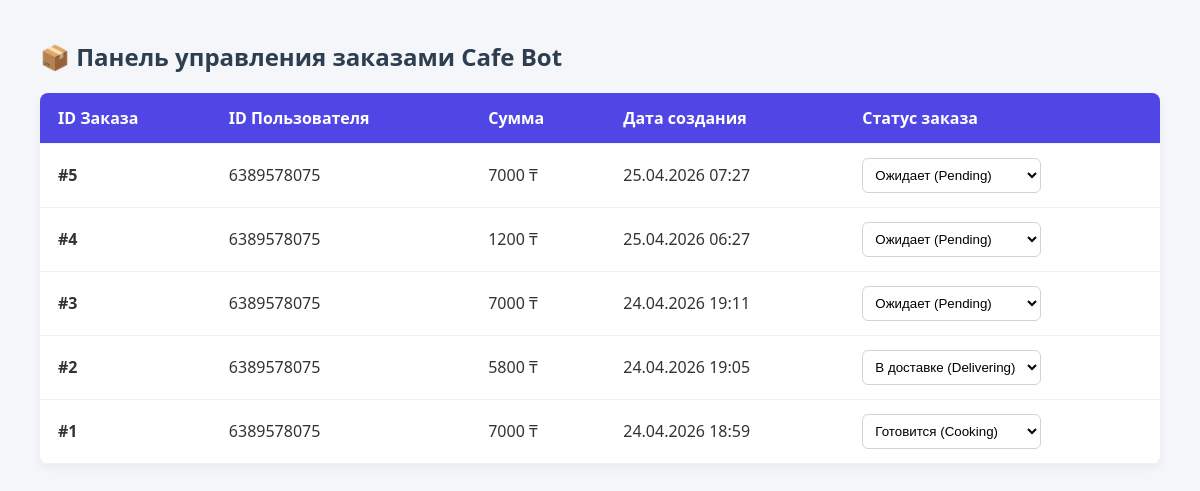
Before: /manage/ with the older database file.
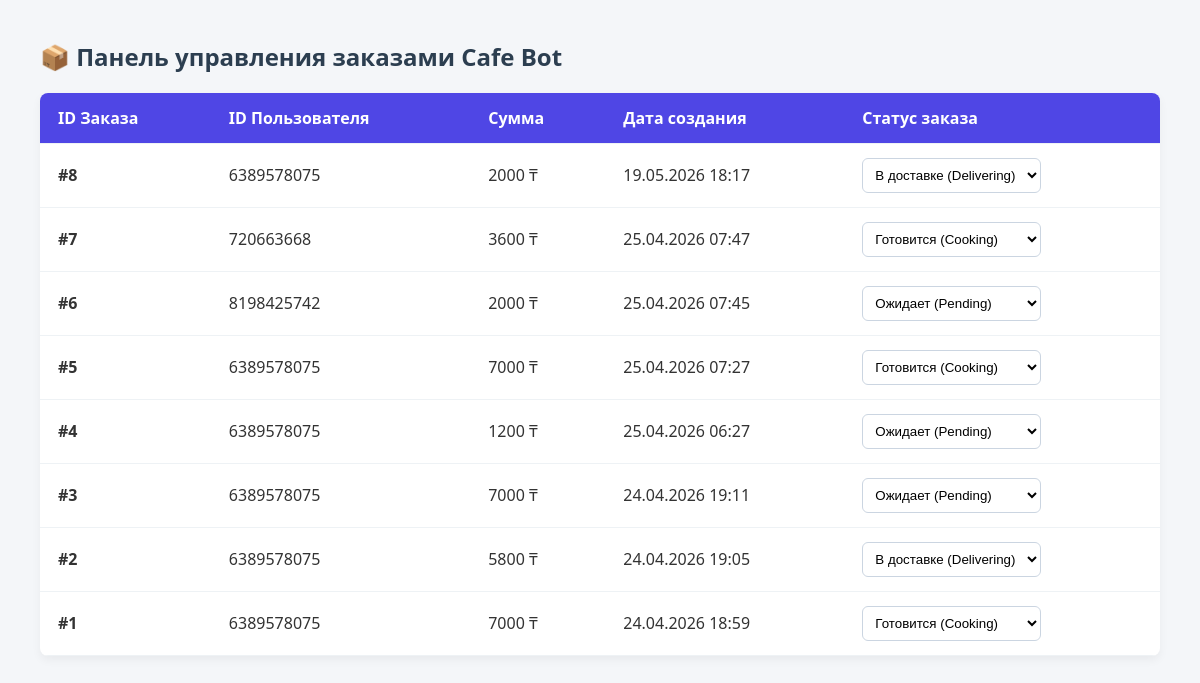
After: the same page with the newer database file.
### app/models.py (models this page shows)
class Order(models.Model):
    STATUS_CHOICES = [
        ("pending", "Pending"),
        ("cooking", "Cooking"),
        ("delivering", "Delivering"),
        ("done", "Done"),
    ]
    user_id = models.IntegerField()
    username = models.CharField(max_length=255, null=True, blank=True)
    items = models.TextField()
    total = models.IntegerField()
    address = models.TextField(null=True, blank=True)
    status = models.CharField(max_length=20, choices=STATUS_CHOICES, default="pending")
    created_at = models.DateTimeField(auto_now_add=True)

### app/views.py (the view, shortened to what this page needs)
# urls.py: path('manage/', views.manage_orders, name='manage_orders'),
def manage_orders(request):
    orders = Order.objects.all().order_by("-created_at")
    status_choices = ["pending", "processing", "completed", "cancelled"]
    return render(request, "manage_orders.html", {
        "orders": orders,
        "status_choices": status_choices
    })

### app/templates/manage_orders.html (shortened to what this page needs)
<!DOCTYPE html>
<html lang="ru">
<head>
</head>
<body>
    <h2>📦 Панель управления заказами Cafe Bot</h2>
    <table>
        <thead>
            <tr>
                <th>ID Заказа</th>
                <th>ID Пользователя</th>
                <th>Сумма</th>
                <th>Дата создания</th>
                <th>Статус заказа</th>
            </tr>
        </thead>
        <tbody>
            {% for order in orders %}
            <tr>
                <td><strong>#{{ order.id }}</strong></td>
                <td>{{ order.user_id }}</td>
                <td>{{ order.total }} ₸</td>
                <td>{{ order.created_at|date:"d.m.Y H:i" }}</td>
                <td>
                    <select data-order-id="{{ order.id }}" onchange="updateStatus(this)">
                        <option value="pending" {% if order.status == "pending" %}selected{% endif %}>Ожидает (Pending)</option>
                        <option value="cooking" {% if order.status == "cooking" %}selected{% endif %}>Готовится (Cooking)</option>
                        <option value="delivering" {% if order.status == "delivering" %}selected{% endif %}>В доставке (Delivering)</option>
                    </select>
                </td>
            </tr>
            {% empty %}
            <tr>
                <td colspan="5" style="text-align: center; color: #888;">Заказов пока нет</td>
            </tr>
            {% endfor %}
        </tbody>
    </table>
</body>
</html>

### app/templates/manage_orders.html (style rules this page uses)
body { font-family: 'Segoe UI', sans-serif; margin: 40px; background: #f4f6f9; color: #333; }
h2 { color: #2c3e50; }
table { width: 100%; border-collapse: collapse; background: white; border-radius: 8px; overflow: hidden; box-shadow: 0 4px 10px rgba(0,0,0,0.05); }
th, td { padding: 14px 18px; text-align: left; border-bottom: 1px solid #eef2f5; }
th { background-color: #4f46e5; color: white; font-weight: 600; }
select { padding: 8px; border-radius: 6px; border: 1px solid #cbd5e1; background-color: #fff; cursor: pointer; outline: none; }

Changed rows visible on the page:
added Order: id "8", user_id "6389578075", total "2000", created_at "19.05.2026 18:17", status+id "В доставке (Delivering)"
added Order: id "7", user_id "720663668", total "3600", created_at "25.04.2026 07:47", status+id "Готовится (Cooking)"
added Order: id "6", user_id "8198425742", total "2000", created_at "25.04.2026 07:45", status+id "Ожидает (Pending)"
changed Order id 5: status+id "Ожидает (Pending)" → "Готовится (Cooking)"
